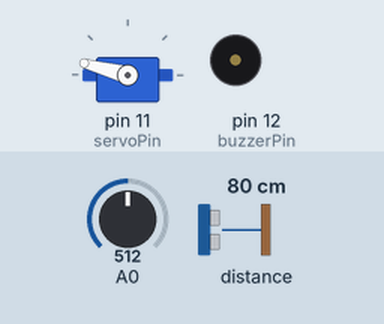
Recording of a sketch running on a simulated Arduino Uno, built with avr-gcc and run on an emulated ATmega328P. Parts: servo, buzzer (waves = sounding, pin HIGH). Inputs (shaded band) come from the test bench; at power-on: distance to the obstacle 80 cm, A0 = 512. What the sketch prints to the serial monitor is not drawn.

Above: at 1.2 s.
1.3 s: distance to the obstacle set to 11 cm
4.3 s: distance to the obstacle set to 8 cm
At 5.4 s:
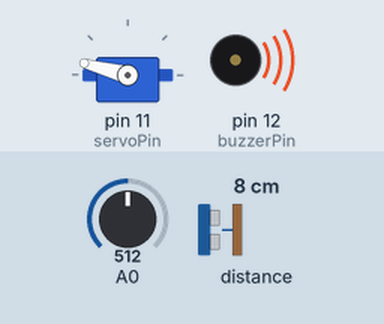
5.8 s: A0 set to 155
At 6.4 s:
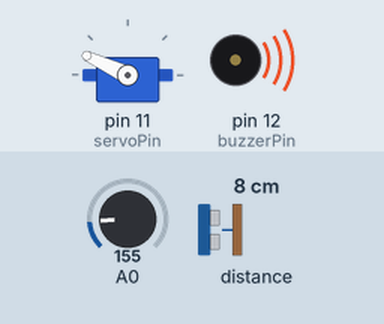
7.3 s: A0 set to 5
At 8.5 s:
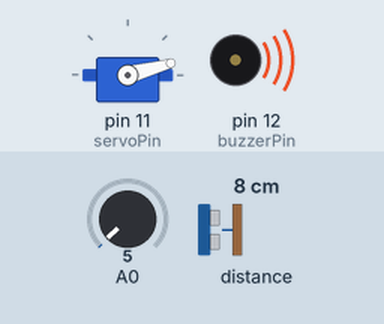
8.8 s: distance to the obstacle set to 18 cm
At 9.7 s:
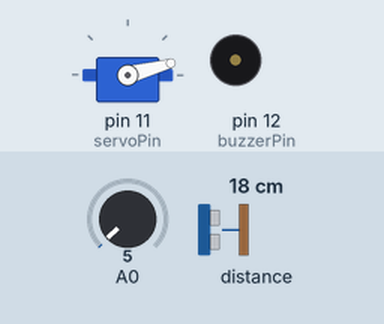
10.3 s: A0 set to 122
At 10.7 s:
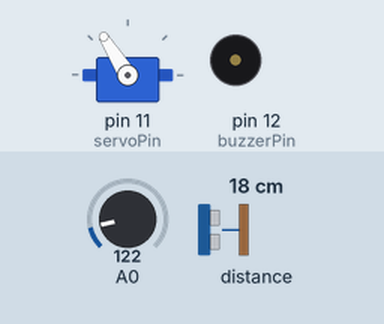
Timing chart, 0 to 12.8 s (numbered marks = the images above; inputs shaded):
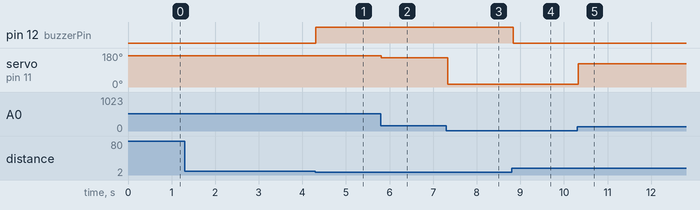

The sketch:

16_Radar_Servo_Buzzer.ino
```cpp
#include <Servo.h>
Servo myServo;
const int servoPin = 11;

const int buzzerPin = 12;

int pos = 15;
int direction = 1;

const int min_angle = 15;
const int max_angle = 165;

#include "Adafruit_VL53L0X.h"
Adafruit_VL53L0X lox = Adafruit_VL53L0X();


void setup() {
  Serial.begin(9600);
  //부저
  pinMode(buzzerPin, OUTPUT);

  // wait until serial port opens for native USB devices
  while (!Serial) {
    delay(1);
  }

  Serial.println("Adafruit VL53L0X test.");
  if (!lox.begin()) {
    Serial.println(F("Failed to boot VL53L0X"));
    while (1)
      ;
  }
  // power
  Serial.println(F("VL53L0X API Continuous Ranging example\n\n"));

  // start continuous ranging
  lox.startRangeContinuous();

  //서보모터
  myServo.attach(servoPin);
  myServo.write(90);
}

void loop() {
  int distance;

  pos = analogRead(A0);
  map(pos, 0, 1023, 180, 0);

  myServo.write(pos);

  if (pos >= max_angle) {
    pos = 165;
    direction = -1;
  } else if (pos <= min_angle) {
    pos = 15;
    direction = 1;
  }
  // Serial.println(pos);
  myServo.write(pos);

  distance = getDistance();
  //통신 규약
  Serial.print(pos);
  Serial.print(",");
  Serial.print(distance);
  Serial.print(".");

  if (distance < 10 && distance != 0) digitalWrite(buzzerPin, HIGH);
  else digitalWrite(buzzerPin, LOW);

  delay(30);
}

int getDistance() {
  if (lox.isRangeComplete()) {
    return (lox.readRange() / 10);
  }
  return 0;
}
```

Measured:
- the behaviour switches between 10 and 9 cm on distance to the obstacle (found by bisection; images 0 and 1)
- after the input at 1.3 s, every drawn part: stays the same
- after the input at 4.3 s, pin 12 (buzzerPin): LOW → HIGH at once
- after the input at 5.8 s, servo on pin 11 (servoPin): 165° → 155° at once
- after the input at 7.3 s, servo on pin 11 (servoPin): 155° → 15° at once
- after the input at 8.8 s, pin 12 (buzzerPin): HIGH → LOW at once
- after the input at 10.3 s, servo on pin 11 (servoPin): 15° → 122° at once
